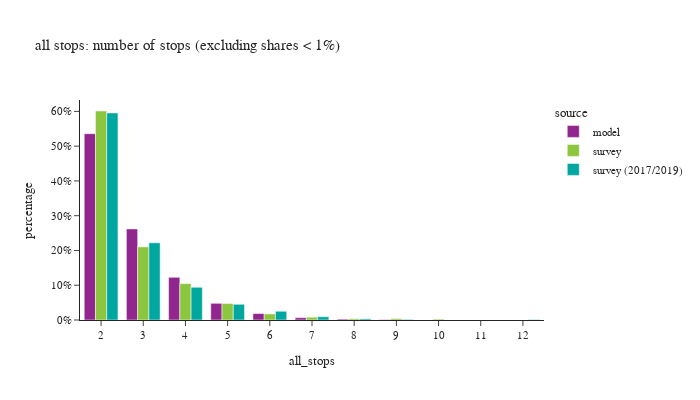

This figure's notebook cell:
### Code cell
df_plot = df_tour.groupby(['all_stops','source'])['toexpfac'].sum().reset_index()
df_plot['percentage'] = df_plot.groupby(['source'], group_keys=False)['toexpfac']. \
    apply(lambda x: x / float(x.sum()))
df_plot = df_plot.loc[df_plot['percentage'] > 0.001]
# df_plot
fig = px.bar(df_plot.sort_values(['source']), x="all_stops", y="percentage", color="source",
             barmode="group",title="all stops: number of stops (excluding shares < 1%)",
             hover_data=['toexpfac'])
fig.update_layout(height=400, width=700, font=dict(size=11),
                  xaxis = dict(dtick = 1, categoryorder='category ascending'),
                  yaxis=dict(tickformat=".0%"))
fig.show()

### Figure 1 — Plotly figure (JSON) as saved in the notebook; plotly's stock layout.template omitted (floating-point values rounded to 4 significant figures)
{"data": [{"alignmentgroup": "True", "customdata": [[3020000.0], [6663.0], [14650.0], [37930.0], [270500.0], [691900.0], [104400.0], [1476000.0]], "hovertemplate": "source=model<br>all_stops=%{x}<br>percentage=%{y}<br>toexpfac=%{customdata[0]}<extra></extra>", "legendgroup": "model", "marker": {"color": "#91268F", "pattern": {"shape": ""}}, "name": "model", "offsetgroup": "model", "orientation": "v", "showlegend": true, "textposition": "auto", "type": "bar", "x": [2, 9, 8, 7, 5, 4, 6, 3], "xaxis": "x", "y": [0.5359, 0.001183, 0.0026, 0.006731, 0.04801, 0.1228, 0.01853, 0.262], "yaxis": "y"}, {"alignmentgroup": "True", "customdata": [[528900.0], [20390.0], [3036000.0], [18740.0], [88350.0], [40560.0], [238900.0], [1062000.0], [13050.0]], "hovertemplate": "source=survey<br>all_stops=%{x}<br>percentage=%{y}<br>toexpfac=%{customdata[0]}<extra></extra>", "legendgroup": "survey", "marker": {"color": "#8CC63E", "pattern": {"shape": ""}}, "name": "survey", "offsetgroup": "survey", "orientation": "v", "showlegend": true, "textposition": "auto", "type": "bar", "x": [4, 9, 2, 8, 6, 7, 5, 3, 10], "xaxis": "x", "y": [0.1047, 0.004036, 0.6011, 0.00371, 0.01749, 0.008031, 0.0473, 0.2103, 0.002583], "yaxis": "y"}, {"alignmentgroup": "True", "customdata": [[140000.0], [251500.0], [1236000.0], [52250.0], [3315000.0], [18290.0], [523900.0], [9800.0], [7644.0]], "hovertemplate": "source=survey (2017/2019)<br>all_stops=%{x}<br>percentage=%{y}<br>toexpfac=%{customdata[0]}<extra></extra>", "legendgroup": "survey (2017/2019)", "marker": {"color": "#00A7A0", "pattern": {"shape": ""}}, "name": "survey (2017/2019)", "offsetgroup": "survey (2017/2019)", "orientation": "v", "showlegend": true, "textposition": "auto", "type": "bar", "x": [6, 5, 3, 7, 2, 8, 4, 9, 12], "xaxis": "x", "y": [0.02516, 0.04519, 0.2221, 0.009388, 0.5956, 0.003286, 0.09413, 0.001761, 0.001373], "yaxis": "y"}], "layout": {"barmode": "group", "font": {"size": 11}, "height": 400, "legend": {"title": {"text": "source"}, "tracegroupgap": 0}, "title": {"text": "all stops: number of stops (excluding shares < 1%)"}, "width": 700, "xaxis": {"anchor": "y", "categoryorder": "category ascending", "domain": [0.0, 1.0], "dtick": 1, "title": {"text": "all_stops"}}, "yaxis": {"anchor": "x", "domain": [0.0, 1.0], "tickformat": ".0%", "title": {"text": "percentage"}}}}
